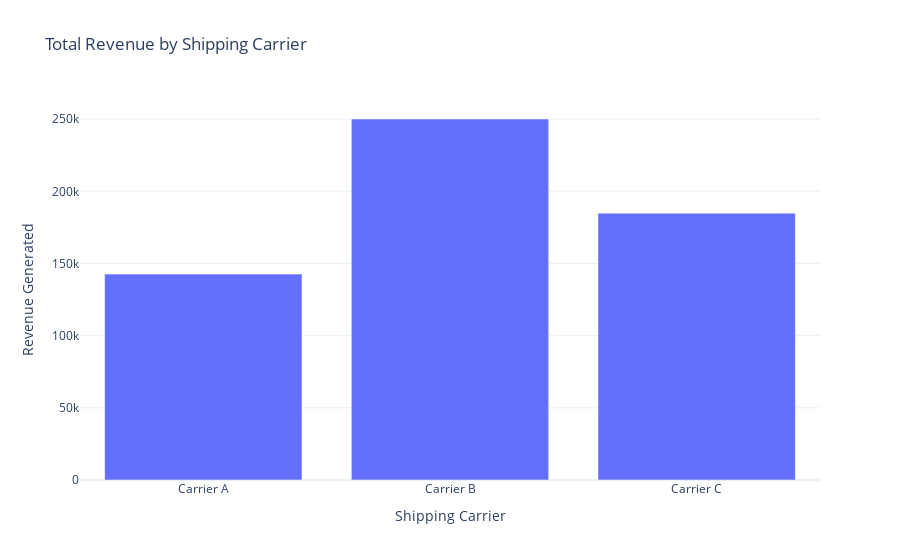

Notebook source saved alongside this figure:
### Code cell
total_revenue = data.groupby('Shipping carriers')['Revenue generated'].sum().reset_index()
fig = go.Figure()
fig.add_trace(go.Bar(x=total_revenue['Shipping carriers'], 
                     y=total_revenue['Revenue generated']))
fig.update_layout(title='Total Revenue by Shipping Carrier', 
                  xaxis_title='Shipping Carrier', 
                  yaxis_title='Revenue Generated')
fig.show()

### Figure 1 — Plotly figure (JSON) as saved in the notebook; plotly's stock layout.template omitted (floating-point values rounded to 4 significant figures)
{"data": [{"type": "bar", "x": ["Carrier A", "Carrier B", "Carrier C"], "y": [142600.0, 250100.0, 184900.0]}], "layout": {"title": {"text": "Total Revenue by Shipping Carrier"}, "xaxis": {"title": {"text": "Shipping Carrier"}}, "yaxis": {"title": {"text": "Revenue Generated"}}}}
